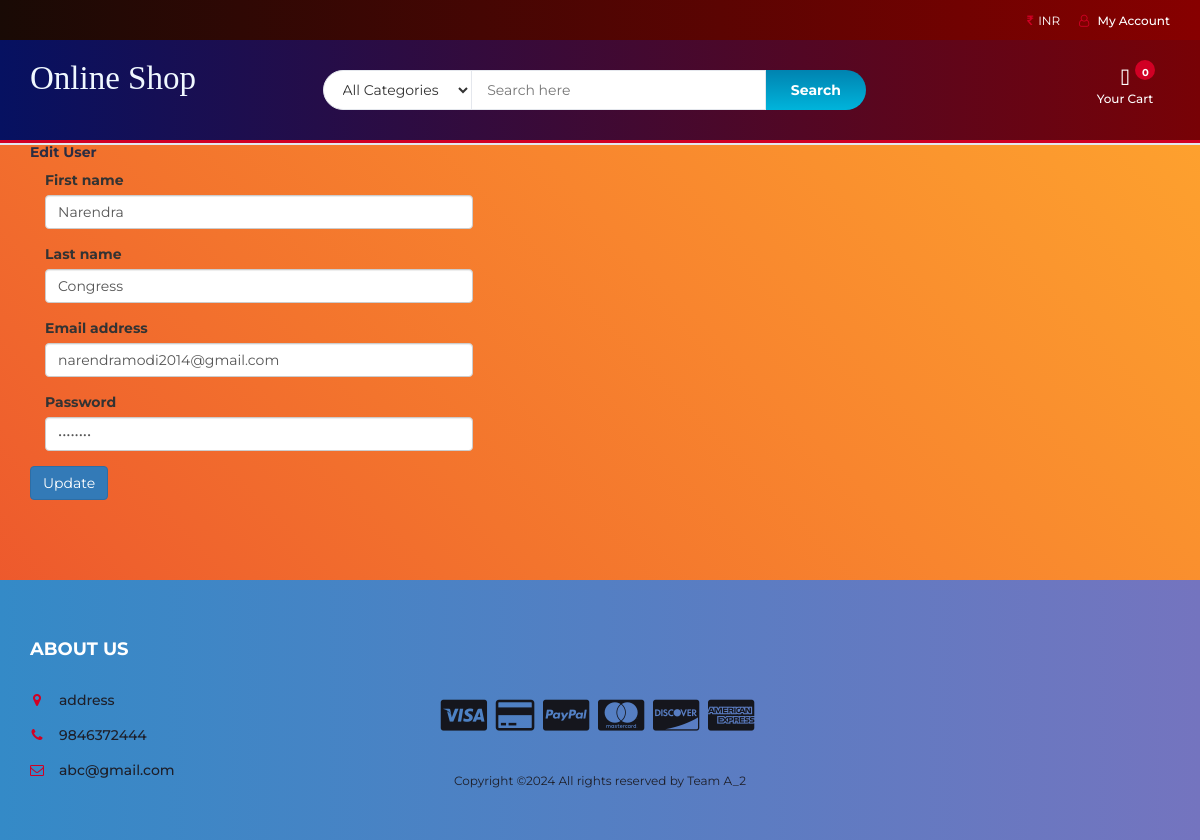
The page /editprofile.php?user_id=12 on the database its author committed.
### tables this page shows
CREATE TABLE `user_info` (
  `user_id` int(10) NOT NULL,
  `first_name` varchar(100) NOT NULL,
  `last_name` varchar(100) NOT NULL,
  `email` varchar(300) NOT NULL,
  `password` varchar(300) NOT NULL,
  `mobile` varchar(10) NOT NULL,
  `address1` varchar(300) NOT NULL,
  `address2` varchar(11) NOT NULL
);

### editprofile.php (the view, shortened to what this page needs)
<!DOCTYPE HTML>
<html>
    <?php
include("db.php");
$user_id = $_REQUEST['user_id'];
$result=mysqli_query($con,"select user_id,first_name,last_name, email, password from user_info where user_id='$user_id'")or die ("query 1 incorrect.......");
list($user_id,$first_name,$last_name,$email,$user_password)=mysqli_fetch_array($result);
include ("header.php");
?>
    <body>
      <div class="content">
        <div class="container-fluid">
        <div class="col-md-5 mx-auto">
            <div class="card">
              <div class="card-header card-header-primary">
                <h5 class="title">Edit User</h5>
              </div>
              <form action="index_1.php" name="form" method="post" enctype="multipart/form-data">
              <div class="card-body">
                    <div class="col-md-12 ">
                      <div class="form-group">
                        <label>First name</label>
                        <input type="text" id="first_name" name="first_name"  class="form-control" value="<?php echo $first_name; ?>"required >
                      </div>
                    </div>
                    <div class="col-md-12 ">
                      <div class="form-group">
                        <label>Last name</label>
                        <input type="text" id="last_name" name="last_name" class="form-control" value="<?php echo $last_name; ?>"required >
                      </div>
                    </div>
                    <div class="col-md-12 ">
                      <div class="form-group">
                        <label for="exampleInputEmail1">Email address</label>
                        <input type="email"  id="email" name="email" class="form-control" value="<?php echo $email; ?>" required>
                      </div>
                    </div>
                    <div class="col-md-12 ">
                      <div class="form-group">
                        <label >Password</label>
                        <input type="password" name="password" id="password" class="form-control" value="<?php echo $user_password; ?>" required>
                      </div>
                    </div>
              </div>
              <div class="card-footer">
                <button type="submit" id="btn_save" name="btn_save" class="btn btn-fill btn-primary">Update</button>
              </div>
              </form>
            </div>
          </div>
        </div>
      </div>
      </body>
</html>
<br><br><br><br>
      <?php
include "footer.php";
?>

### css/style.css (style rules this page uses)
body { font-family: 'Montserrat', sans-serif; font-weight: 400; background-image: linear-gradient(-134deg, #FFA62E 0%, #FB962E 20%, #F8852E 40%, #F3742D 60%, #EF612D 80%, #EA4D2C 100%); }
h1, h2, h3, h4, h5, h6 { color: #2B2D42; font-weight: 700; margin: 0 0 10px; }

### rows shown on the page
user_info: first_name "Narendra", last_name "Congress", email "narendramodi2014@gmail.com"
